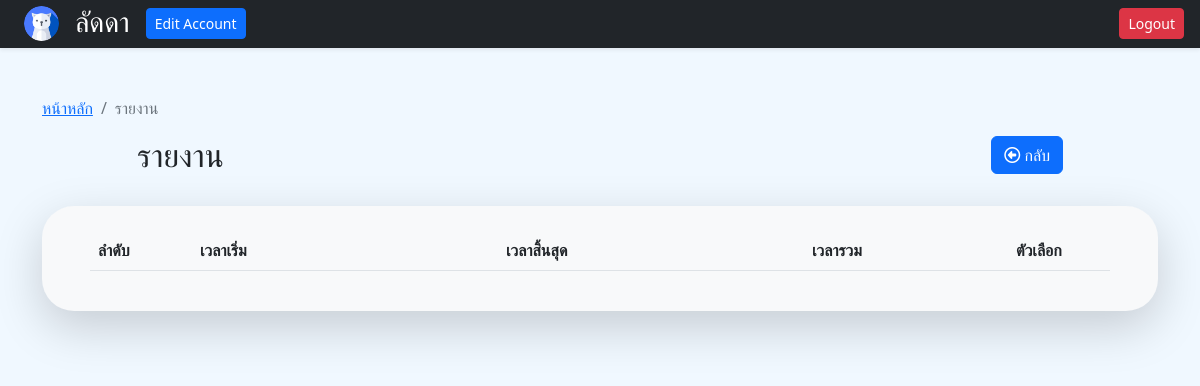
The page /?page=report&subid=29 (signed in) on the database as committed earlier.
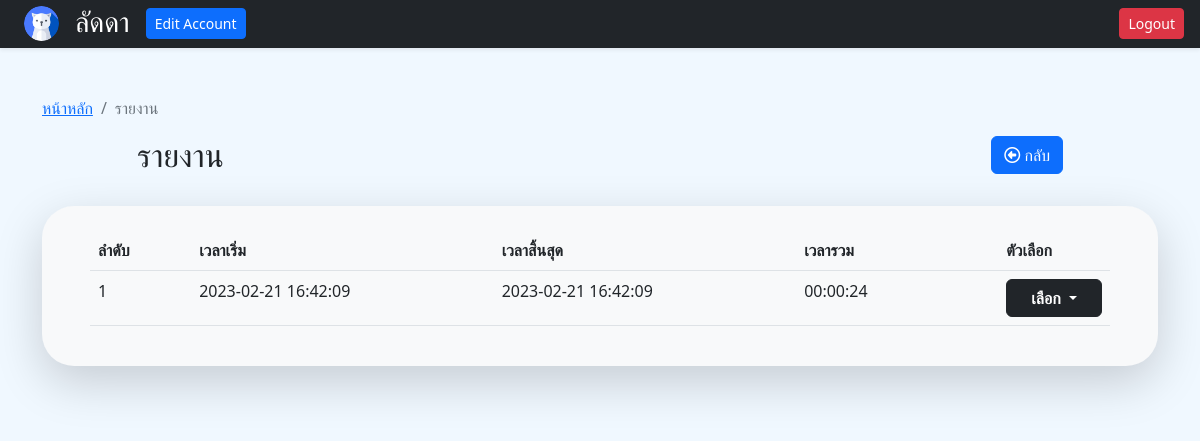
The same page on the database as committed later.
### tables this page shows
CREATE TABLE `classroom` (
  `id` int(11) NOT NULL,
  `id_subject` int(11) NOT NULL,
  `stime` datetime NOT NULL,
  `etime` datetime DEFAULT NULL,
  `totaltime` time DEFAULT NULL
);

### php/function.php (called while the page is built, shortened)
<?php
class lms{
	public $dbConnect = false;
	private $host  = 'localhost';
    private $user  = 'root';
    private $password   = "";
    private $database  = "project";
    public function __construct(){
        if(!$this->dbConnect){
            $conn = new mysqli($this->host, $this->user, $this->password, $this->database);
            if($conn->connect_error){
                die("Error failed to connect to MySQL: " . $conn->connect_error);
            }else{
                $this->dbConnect = $conn;
            }
        }
    }
	public function select($table,$rows="*",$where = null){
		if ($where != null) {
			$sql="SELECT $rows FROM $table WHERE $where";
		}else{
			$sql="SELECT $rows FROM $table";
		}
		$result = $this->dbConnect->query($sql);
		$data= array();
		while ($row = mysqli_fetch_array($result, MYSQLI_ASSOC)) {
			$data[]=$row;
		}
		return $data;
	}
}
?>

### view/report.php (the view, shortened to what this page needs)
<?php
if (isset($_GET['subid'])) {
    $subid = $_GET['subid'];
} else {
    $_SESSION['error'] = "เกิดข้อผิดพลาด! ไม่พบข้อมูล!";
    echo "<script> window.history.back()</script>";
    exit;
}
?>
<div class="album py-5 " style="background-color:#f0f8ff;">
    <div class="container">
        <nav aria-label="breadcrumb">
            <ol class="breadcrumb">
                <li class="breadcrumb-item"><a href="index.php">หน้าหลัก</a></li>
                <li class="breadcrumb-item active" aria-current="page">รายงาน</li>
            </ol>
        </nav>
        <div class="row mb-4 d-flex justify-content-center">
            <div class="col-sm-5">
                <h2>รายงาน</h2>
            </div>
            <div class="col-sm-5 text-end">
                <a class="btn btn-primary" href="index.php"><i class="fa-regular fa-circle-left"></i>&nbsp;กลับ</a>
            </div>
        </div>
        <div class="px-5 py-4 bg-light rounded-5 shadow-lg">
            <div class="row">
                <div class="col-lg-12">
                    <div class="main-box clearfix">
                        <table class="table user-list" id="reportTable">
                            <thead>
                                <tr>
                                    <th style="width:10%;"><span>ลำดับ</span></th>
                                    <th style="width:30%;"><span>เวลาเริ่ม</span></th>
                                    <th style="width:30%;"><span>เวลาสิ้นสุด</span></th>
                                    <th style="width:20%;"><span>เวลารวม</span></th>
                                    <th style="width:10%;"><span>ตัวเลือก</span></th>
                                </tr>
                            </thead>
                            <?php
                            $noindex = 0;
                            $report_page = $lms->select('classroom', '*', "id_subject='$subid'");
                            foreach ($report_page as $report_list) {
                                $noindex++;
                            ?>
                                <tr>
                                    <td>
                                        <?= $noindex ?>
                                    </td>
                                    <td>
                                        <?= $report_list['stime'] ?>
                                    </td>
                                    <td>
                                        <?= $report_list['etime'] ?>
                                    </td>
                                    <td>
                                        <?= $report_list['totaltime'] ?>
                                    </td>
                                    <td>
                                        <div class="btn-group">
                                            <button type="button" class="btn btn-dark dropdown-toggle px-2 px-md-4" data-bs-toggle="dropdown" aria-expanded="false"><b>เลือก</b>
                                            </button>
                                        </div>
                                    </td>
                                </tr>
                            <?php } ?>
                        </table>
                    </div>
                </div>
            </div>
        </div>
    </div>
</div>

Rows that differ between the two databases and show on the page:
added classroom: stime "2023-02-21 16:42:09", etime "2023-02-21 16:42:09", totaltime "00:00:24"
